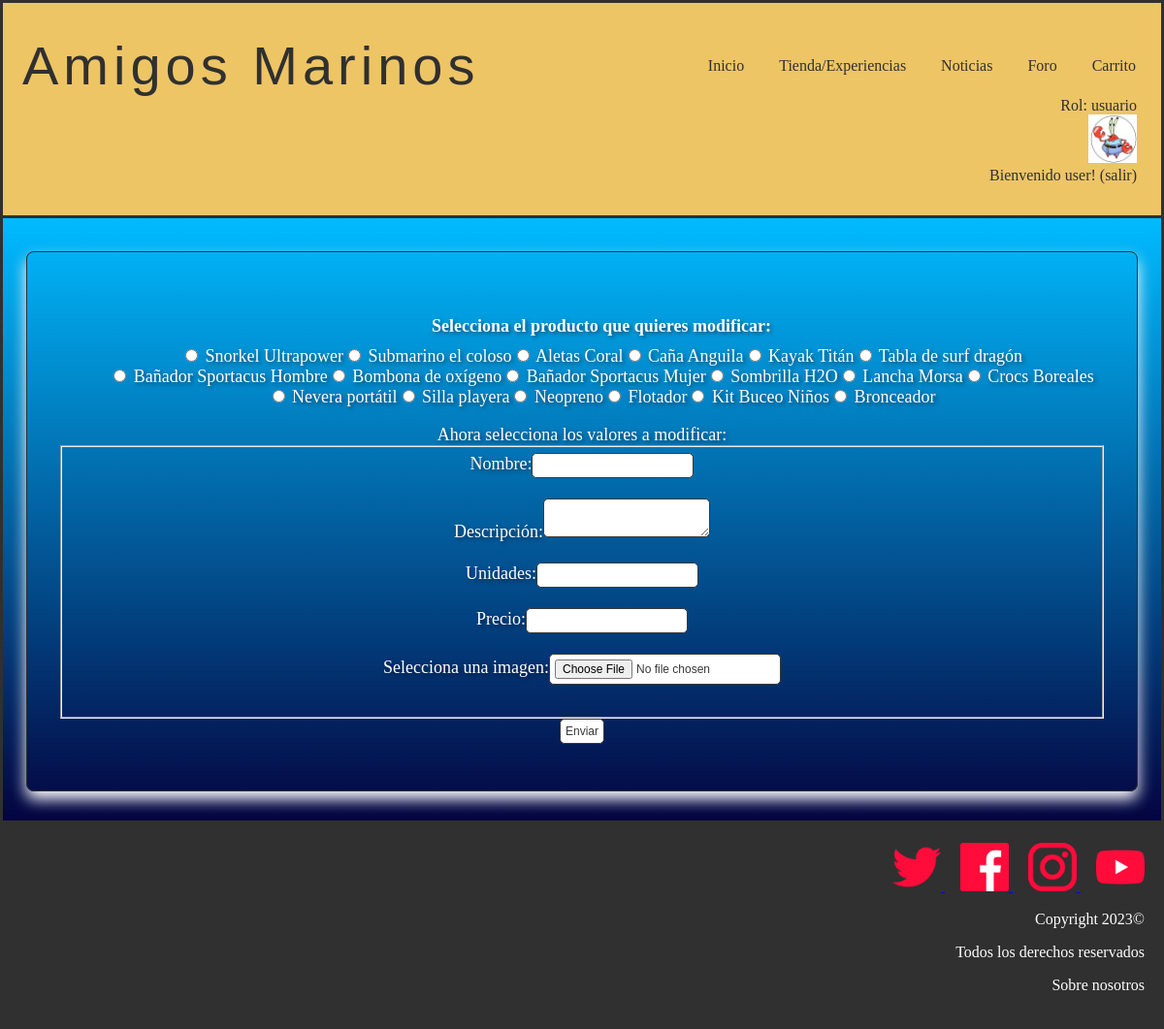
Screenshot of /modificarProducto.php (signed in) with the database file from the repository.
### tables this page shows
CREATE TABLE IF NOT EXISTS `rol` (
  `numero` int(11) NOT NULL,
  `nombre` varchar(25) NOT NULL,
  PRIMARY KEY (`numero`)
);

CREATE TABLE IF NOT EXISTS `producto` (
  `nombre` varchar(25) NOT NULL,
  `id` int(11) NOT NULL AUTO_INCREMENT,
  `descripcion` text NOT NULL,
  `unidades` int(11) NOT NULL,
  `precio` float NOT NULL,
  `imagen` varchar(50) NOT NULL,
  PRIMARY KEY (`id`)
);

### includes/Usuario.php (called while the page is built, shortened)
<?php
class Usuario{
    public static function getNombreRol($rol)
    {
        $conn = Aplicacion::getInstance()->getConexionBd();
        $query = sprintf("SELECT nombre FROM rol U WHERE U.numero='%d'", $rol);
        $rs = $conn->query($query);
        $fila=$rs->fetch_assoc();
        return $fila['nombre'];
    }
}
?>

### includes/level.php (called while the page is built, shortened)
<?php
class level{
    private $numero;
    private function __construct($numero,$nombre,$minimo,$maximo){
        $this->numero = $numero;
    }
    public static function getLevel($puntos){
        $conn = Aplicacion::getInstance()->getConexionBd();
        $query = sprintf("SELECT * FROM nivel U WHERE $puntos<=U.maximo AND $puntos>=U.minimo");
        $rs = $conn->query($query);
        $fila=$rs->fetch_assoc();
        $level = new level($fila['numero'], $fila['nombre'], $fila['minimo'], $fila['maximo']);
        return $level;
    }
    public function getNumero(){
        return $this->numero;
    }
}
?>

### includes/producto.php (called while the page is built, shortened)
<?php
class Producto {
    private $nombre;
    private $id;
    private $descripcion;
    private $unidades;
    private $precio;
    private $urlImagen;
    private function __construct($id = NULL , $descripcion, $unidades, $precio, $urlImagen, $nombre)
    {
        $this->id = $id;
        $this->descripcion = $descripcion;
        $this->unidades = $unidades;
        $this->nombre = $nombre;
        $this->precio = $precio;
        $this->urlImagen = $urlImagen;
    }
    public static function cargarProductos(){
        $productos = [];
        $conn = Aplicacion::getInstance()->getConexionBd();
        $query = "SELECT * FROM producto";
        $resultado = mysqli_query($conn, $query);
        if(mysqli_num_rows($resultado) > 0){
            $i = 0;
            while($fila = $resultado->fetch_assoc()){
                $productos[$i] = new Producto($fila["id"], $fila["descripcion"], $fila["unidades"], $fila["precio"], $fila["imagen"], $fila["nombre"]);
                $i++;
            }
            return $productos;
        }
        else{
            return false;
        }
    }
    public function getId()
    {
        return $this->id;
    }
    public function getNombre()
    {
        return $this->nombre;
    }
    public function getDescripcion(){
        return $this->descripcion;
    }
    public function getImagen(){
        return $this->urlImagen;
    }
    public function getPrecio(){
        return $this->precio;
    }
    public function getUnidades(){
        return $this->unidades;
    }
}
?>

### modificarProducto.php (the view, shortened to what this page needs)
<?php
    require_once __DIR__.'/includes/Producto.php';
?>
<!DOCTYPE html>
<html>
    <head>
        <link href= "./css/style.css" rel="stylesheet" type="text/css">
    </head>
    <body>
            <?php
                require ('./includes/comun/cabecera.php');
            ?>
            <main>
            <div class="container">
                <div class="productos">
                    <ul class="modificarProductos">
                        <?php
                            $productos = Producto::cargarProductos();
                            if(empty($productos)){
                                echo '<h2>No hay productos en la tienda</h2>';
                            }
                            else{
                                echo '<form action="validarEdicion.php?es=producto" method="post" enctype="multipart/form-data">';
                                echo '<label>Selecciona el producto que quieres modificar:</label>';
                                foreach($productos as $p){
                                    $id = $p->getId();
                                    $nombre = $p->getNombre();
                                    $descripcion = $p->getDescripcion();
                                    $unidades = $p->getUnidades();
                                    $precio = $p->getPrecio();
                                    $imagen = $p->getImagen();
                                    echo "<li><input type='radio' name='producto' value='". $id ."' data-nombre='". $nombre ."' data-descripcion='". $descripcion ."' data-unidades='". $unidades ."' data-precio='". $precio ."' data-imagen='". $imagen ."'> ". $nombre ."</li>";
                                }
                                echo '</ul>';
                                echo '<label>Ahora selecciona los valores a modificar: </label>';
                                echo '<fieldset>';
                                echo '<label for="nombre">Nombre:</label>';
                                echo '<input type="text" name="nombre" id="nombre"><br><br>';
                                echo '<label for="descripcion">Descripción:</label>';
                                echo '<textarea name="descripcion" id="descripcion"></textarea><br><br>';
                                echo '<label for="unidades">Unidades:</label>';
                                echo '<input type="number" name="unidades" id="unidades" min="0"><br><br>';
                                echo '<label for="precio">Precio:</label>';
                                echo '<input type="number"  inputmode="decimal" name="precio" id="precio" step="0.01" min="0"><br><br>';
                                echo '<label for="imagen">Selecciona una imagen:</label>';
                                echo '<input type="file" name="imagen" id="imagen"><br><br>';
                                echo '</fieldset>';
                                echo '<input type="submit" value="Enviar">';
                            }
                        ?>
                </div>
            </div>
        <?php
            require('./includes/comun/pie.php');
        ?>
        </main>
    </body>
</html>

### includes/comun/cabecera.php (shortened to what this page needs)
<?php
require_once './includes/level.php';
require_once './includes/Usuario.php';
function reconocerUsuario() {
  if (isset($_SESSION["login"]) && ($_SESSION["login"]===true)){
    echo'Rol: '.Usuario::getNombreRol($_SESSION['rol']);
    $level=level::getLevel($_SESSION["puntos"]);
    if($level->getNumero() == level::cangrejo){
      echo '<form method="post" action="micuenta.php">
      <input type="image" src="./img/cangrejo.jpg" name="boton" width="50" alt="Botón icono cangrejo"  height="50" />
      </form>';
      echo 'Bienvenido ' . $_SESSION['nombre'] . '! ';
      echo '<a href="logout.php">(salir)</a>';
    }
  } else {
    echo '<form method="post" action="login.php">
    <input type="image" src="./img/usuariodesconocido.jpg" name="boton" width="50" alt="Botón para ir a login"  height="50" />
    </form>';
    echo 'Usuario desconocido. ';
    echo '<a href="login.php">Login </a>';
  }
}
?>
<header class ="header">
  <div class="cont logo-nav-cont" >
    <a class="logo">Amigos Marinos</a>
    <nav class="navigation">
          <ul>
            <li><a href="index.php ">Inicio</a></li>
            <li><a href="tienda.php">Tienda/Experiencias</a></li>
            <li><a href="noticias.php">Noticias</a></li>
            <li><a href="foro.php">Foro</a></li>
            <?php
            if (isset($_SESSION["login"]) && ($_SESSION["login"]===true)){
              ?>
              <li><a href="vistaCarrito.php">Carrito</a></li>
              <br>
              <?php
            }
          ?>
      </nav>
    </div>
		<div class="login" >
		 <?php
		reconocerUsuario();
		?>
		</div>
</header>

### css/style.css (style rules this page uses)
body { color: white; background-color: white; text-align: center; margin: auto; }
.container { background-image: linear-gradient(to bottom,#00bbff, #040440); border: 3px solid #303030; padding-top: 10px; padding-bottom: 20px; }
.header { background-color: #eec565; color:#303030; border: 3px solid #303030; border-bottom: none; padding:2rem 0; }
.header a { color:#303030; text-decoration:none; }
.logo { letter-spacing: 5px; font-size: 3.5em; font-family:Impact, Haettenschweiler, 'Arial Narrow Bold', sans-serif; margin-left: 20px; max-width: 100%; max-height: 100%; }
.logo-nav-cont { display: flex; justify-content: space-between; align-items: center; margin-right: 10px; }
.navigation ul { margin: 0; padding: 0; list-style: none; }
.navigation ul li { display:inline-block; }
.navigation ul li a { display: block; padding: 0.5rem 1rem; transition: all 0.4s linear; border-radius: 5px; }
.login { text-align: right; margin-right: 25px; }
.productos { border-radius: .5rem; border: .1rem solid #303030; box-shadow: 0 .5rem 1rem white; margin: 1.5rem; padding: 3rem 2rem; }
input[type="text"], input[type="email"], input::placeholder, input[type="password"],textarea,input[type="number"],input[type="password"] { background-color: transparent; border: none; font-size: 25px; border-bottom: 2px solid #fff; color: #fff; text-align: center; text-shadow: 2px 2px 4px rgba(0, 0, 0, 0.5); }
.modificarProductos li { color:white; list-style: none; text-align: center; font-weight:500; font-size: large; display: inline-block; }
.modificarProductos label { font-size: 18px; font-weight: bold; display: block; margin-bottom: 10px; }
.productos { color:white; text-shadow: 2px 2px 4px rgba(0, 0, 0, 0.5); font-weight:500; font-size: 18px; display: block; margin-bottom: 10px; }
.productos input { border: 1px solid #393939; border-radius: 5px 5px 5px 5px; color: #393939; font-size: 12px; padding: 5px; background: white; cursor: pointer; }
.productos textarea { background: white; border: 1px solid #393939; border-radius: 5px 5px 5px 5px; color: black; font-size: 12px; padding: 5px; cursor: pointer; }
#nombre { text-decoration: underline; }

### rows the page displays
rol: nombre "usuario"
producto: nombre "Snorkel Ultrapower"
producto: nombre "Submarino el coloso"
producto: nombre "Aletas Coral"
producto: nombre "Caña Anguila"
producto: nombre "Kayak Titán"
producto: nombre "Tabla de surf dragón"
producto: nombre "Bañador Sportacus Hombre"
producto: nombre "Bombona de oxígeno"
producto: nombre "Bañador Sportacus Mujer"
producto: nombre "Sombrilla H2O"
producto: nombre "Lancha Morsa"
producto: nombre "Crocs Boreales"
producto: nombre "Nevera portátil"
producto: nombre "Silla playera"
producto: nombre "Neopreno"
producto: nombre "Flotador"
producto: nombre "Kit Buceo Niños"
producto: nombre "Bronceador"

### other values shown
$_SESSION['nombre'] "user"
